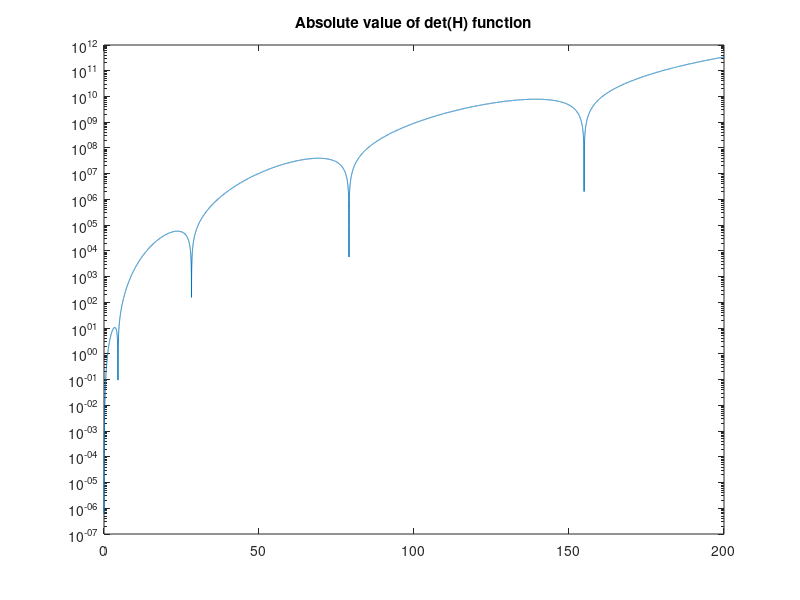
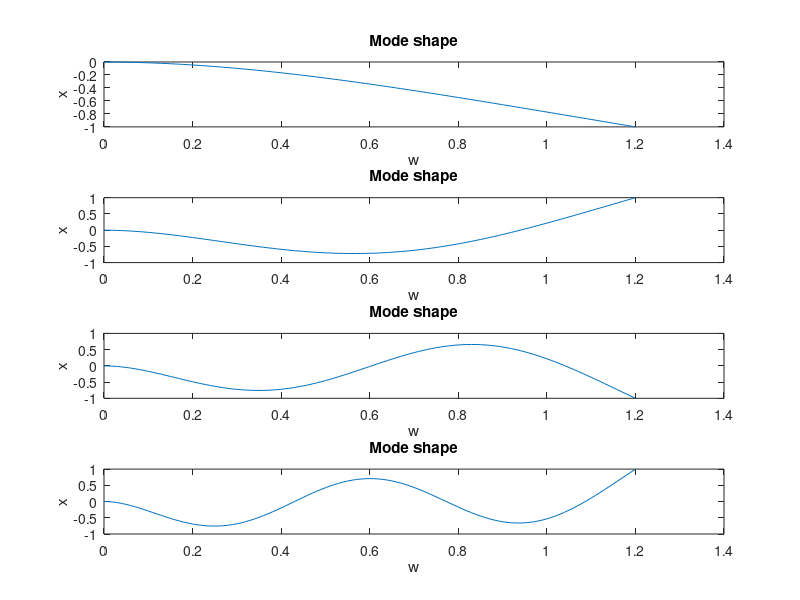
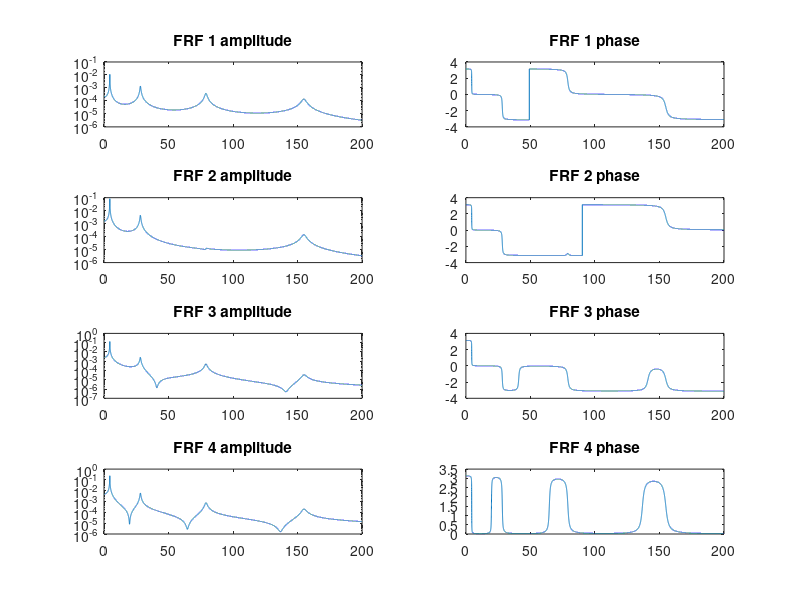
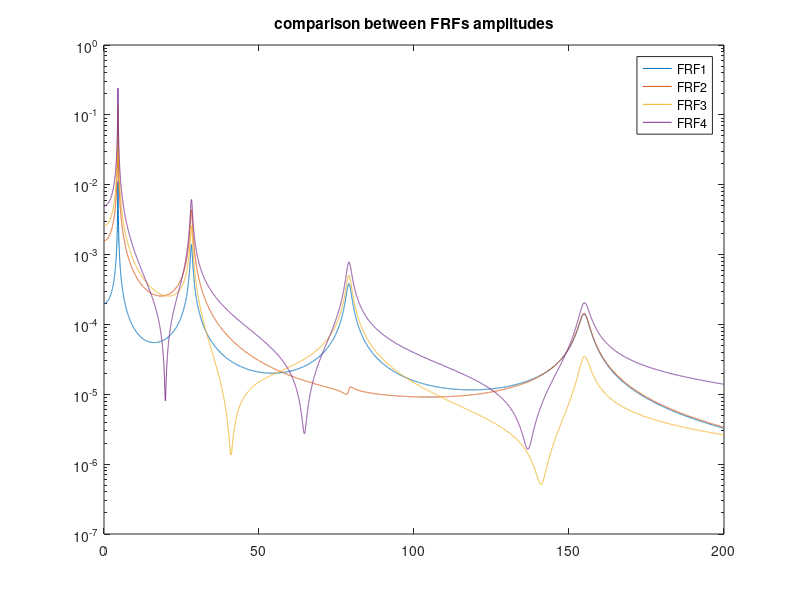

MATLAB code to generate these figures, in order: (Note: this script raises an error after producing the figures.)
close all
clear all
clc

%% Parameters

L= 1.2;         %[m]
h= 0.008;       %[m]
b= 0.04;        %[m]
rho= 2700;      %[kg/m^3]
E= 68000000000; %[pa]
J= b*h^3/12;    %[m^4]
m= rho*b*h;     %[kg]

%% Vibration modes

%  standing wave solution
% w=[A*cos(g*x)+B*sin(g*x)+C*cosh(g*x)+D*sinh(g*x)]*cos(omega*t+phi);
% dw/dx = [g*(-A*sin(g*x)+B*cos(g*x)+C*sinh(g*x)+D*cosh(g*x)]*cos(omega*t+phi);
% d^2w/dx^2 = [g^2*(-A*cos(g*x)-B*sin(g*x)+C*cosh(g*x)+D*sinh(g*x)]*cos(omega*t+phi);
% d^3w/dx^3 = [g^3*(A*sin(g*x)-B*cos(g*x)+C*sinh(g*x)+D*cosh(g*x)]*cos(omega*t+phi);


% Boundary conditions 
fs=0.01:0.01:200;
w=2*pi*fs;
g= ((m*w.^2)/(E*J)).^(1/4);

%S= zeros(size(w,2),1);

f=  (-2-2.*cos(g.*L).*cosh(g.*L)).*g.^6 ;




%for i= 1:size(w,2)
 %   H= [1 0 1 0; 0 g(i) 0 g(i); -g(i)^2*cos(g(i)*L) -g(i)^2*sin(g(i)*L) g(i)^2*cosh(g(i)*L) g(i)^2*sinh(g(i)*L); g(i)^3*sin(g(i)*L) -g(i)^3*cos(g(i)*L) g(i)^3*sinh(g(i)*L) g(i)^3*cosh(g(i)*L)];
  %  S(i)= det(H);
%end

%figure;
%semilogy (w,abs(S))

figure;
semilogy (fs,abs(f))
title('Absolute value of det(H) function')

%figure
%plot(w,f)

fs_1= 4.5;
fs_2= 28.2;
fs_3= 79;
fs_4= 154.9;

wn_1= 2*pi*fs_1;
wn_2= 2*pi*fs_2;
wn_3= 2*pi*fs_3;
wn_4= 2*pi*fs_4;

g_1=((m*wn_1.^2)/(E*J)).^(1/4);
g_2=((m*wn_2.^2)/(E*J)).^(1/4);
g_3=((m*wn_3.^2)/(E*J)).^(1/4);
g_4=((m*wn_4.^2)/(E*J)).^(1/4);


wn_vector=[wn_1; wn_2; wn_3; wn_4];
g_vector=[g_1; g_2; g_3; g_4];
constants_matrix= [zeros(4,4)];

for i=1:4 
    H= [1 0 1 0; 0 g_vector(i) 0 g_vector(i); -g_vector(i)^2*cos(g_vector(i)*L) -g_vector(i)^2*sin(g_vector(i)*L) g_vector(i)^2*cosh(g_vector(i)*L) g_vector(i)^2*sinh(g_vector(i)*L); g_vector(i)^3*sin(g_vector(i)*L) -g_vector(i)^3*cos(g_vector(i)*L) g_vector(i)^3*sinh(g_vector(i)*L) g_vector(i)^3*cosh(g_vector(i)*L)];
    N=[H(2,1) H(3,1) H(4,1)]';

    H_hat=[H(2,2) H(2,3) H(2,4); H(3,2) H(3,3) H(3,4); H(4,2) H(4,3) H(4,4)];
    X_hat= -inv(H_hat)*N;
    X= [1; X_hat];
    constants_matrix(:,i)=X;
end

X1= constants_matrix(:,1);
X2= constants_matrix(:,2);
X3= constants_matrix(:,3);
X4= constants_matrix(:,4);

disp(['X1 =' mat2str(X1)]);
disp(['X2 =' mat2str(X2)]);
disp(['X3 =' mat2str(X3)]);
disp(['X4 =' mat2str(X4)]);

x=0:0.01:L;

eigenfunctions= zeros(1,4);
figure;
for i= 1:4;
    eigenfunctions=[constants_matrix(1,i)*cos(g_vector(i)*x)+constants_matrix(2,i)*sin(g_vector(i)*x)+constants_matrix(3,i)*cosh(g_vector(i)*x)+constants_matrix(4,i)*sinh(g_vector(i)*x)];

    subplot(4,1,i);
    plot(x,eigenfunctions/max(abs(eigenfunctions)))
    title('Mode shape')
    xlabel('w')
    ylabel('x')

end


%% Frequency response functions 

%Computation of mi
csi= 0.01;
mass= zeros(1,4);

for i= 1:4 
    eigenfunctions=[constants_matrix(1,i)*cos(g_vector(i)*x)+constants_matrix(2,i)*sin(g_vector(i)*x)+constants_matrix(3,i)*cosh(g_vector(i)*x)+constants_matrix(4,i)*sinh(g_vector(i)*x)];
    Y= m.*eigenfunctions.^2;
    mass(i)= trapz(x,Y);
end

xk=[1.2;1.2;1.2;1.2];
xj=[0.2;0.605;0.8;1.2];                
%xk=[1.2;1;0.605;0.2];
%FRF n°1

eigenfunctions_ktot1= zeros(1,4);
eigenfunctions_jtot1= zeros(1,4);

for l= 1:4 
   
    eigenfunctions_k=-[constants_matrix(1,l)*cos(g_vector(l)*xk(1))+constants_matrix(2,l)*sin(g_vector(l)*xk(1))+constants_matrix(3,l)*cosh(g_vector(l)*xk(1))+constants_matrix(4,l)*sinh(g_vector(l)*xk(1))];
    eigenfunctions_j=[constants_matrix(1,l)*cos(g_vector(l)*xj(1))+constants_matrix(2,l)*sin(g_vector(l)*xj(1))+constants_matrix(3,l)*cosh(g_vector(l)*xj(1))+constants_matrix(4,l)*sinh(g_vector(l)*xj(1))];
    
    eigenfunctions_ktot1(l)= eigenfunctions_k;
    eigenfunctions_jtot1(l)= eigenfunctions_j;
end



Gjk_1= [((eigenfunctions_ktot1(1).*eigenfunctions_jtot1(1))./mass(1))./(-w.^2+(2.*csi.*wn_vector(1).*w).*sqrt(-1)+ wn_vector(1).^2)]+[((eigenfunctions_ktot1(2).*eigenfunctions_jtot1(2))./mass(2))./(-w.^2+(2.*csi.*wn_vector(2).*w).*sqrt(-1)+ wn_vector(2).^2)]+[((eigenfunctions_ktot1(3).*eigenfunctions_jtot1(3))./mass(3))./(-w.^2+(2.*csi.*wn_vector(3).*w).*sqrt(-1)+ wn_vector(3).^2)]+[((eigenfunctions_ktot1(4).*eigenfunctions_jtot1(4))./mass(4))./(-w.^2+(2.*csi.*wn_vector(4).*w).*sqrt(-1)+ wn_vector(4).^2)];


figure;
title('Amplitudes and phases of the FRFs')
subplot(4,2,1)
semilogy(fs,abs(Gjk_1));
title('FRF 1 amplitude')

subplot(4,2,2)
plot(fs,angle(Gjk_1));
title('FRF 1 phase')

%FRF n°2

eigenfunctions_ktot2= zeros(1,4);
eigenfunctions_jtot2= zeros(1,4);

for l= 1:4 
   
    eigenfunctions_k=-[constants_matrix(1,l)*cos(g_vector(l)*xk(2))+constants_matrix(2,l)*sin(g_vector(l)*xk(2))+constants_matrix(3,l)*cosh(g_vector(l)*xk(2))+constants_matrix(4,l)*sinh(g_vector(l)*xk(2))];
    eigenfunctions_j=[constants_matrix(1,l)*cos(g_vector(l)*xj(2))+constants_matrix(2,l)*sin(g_vector(l)*xj(2))+constants_matrix(3,l)*cosh(g_vector(l)*xj(2))+constants_matrix(4,l)*sinh(g_vector(l)*xj(2))];
    
    eigenfunctions_ktot2(l)= eigenfunctions_k;
    eigenfunctions_jtot2(l)= eigenfunctions_j;
end



Gjk_2= [((eigenfunctions_ktot2(1).*eigenfunctions_jtot2(1))./mass(1))./(-w.^2+(2.*csi.*wn_vector(1).*w).*sqrt(-1)+ wn_vector(1).^2)]+[((eigenfunctions_ktot2(2).*eigenfunctions_jtot2(2))./mass(2))./(-w.^2+(2.*csi.*wn_vector(2).*w).*sqrt(-1)+ wn_vector(2).^2)]+[((eigenfunctions_ktot2(3).*eigenfunctions_jtot2(3))./mass(3))./(-w.^2+(2.*csi.*wn_vector(3).*w).*sqrt(-1)+ wn_vector(3).^2)]+[((eigenfunctions_ktot2(4).*eigenfunctions_jtot2(4))./mass(4))./(-w.^2+(2.*csi.*wn_vector(4).*w).*sqrt(-1)+ wn_vector(4).^2)];


subplot(4,2,3)
semilogy(fs,abs(Gjk_2));
title('FRF 2 amplitude')
subplot(4,2,4)
plot(fs,angle(Gjk_2));
title('FRF 2 phase')

%FRF n°3

eigenfunctions_ktot3= zeros(1,4);
eigenfunctions_jtot3= zeros(1,4);

for l= 1:4 
   
    eigenfunctions_k=-[constants_matrix(1,l)*cos(g_vector(l)*xk(3))+constants_matrix(2,l)*sin(g_vector(l)*xk(3))+constants_matrix(3,l)*cosh(g_vector(l)*xk(3))+constants_matrix(4,l)*sinh(g_vector(l)*xk(3))];
    eigenfunctions_j=[constants_matrix(1,l)*cos(g_vector(l)*xj(3))+constants_matrix(2,l)*sin(g_vector(l)*xj(3))+constants_matrix(3,l)*cosh(g_vector(l)*xj(3))+constants_matrix(4,l)*sinh(g_vector(l)*xj(3))];
    
    eigenfunctions_ktot3(l)= eigenfunctions_k;
    eigenfunctions_jtot3(l)= eigenfunctions_j;
end



Gjk_3= [((eigenfunctions_ktot3(1).*eigenfunctions_jtot3(1))./mass(1))./(-w.^2+(2.*csi.*wn_vector(1).*w).*sqrt(-1)+ wn_vector(1).^2)]+[((eigenfunctions_ktot3(2).*eigenfunctions_jtot3(2))./mass(2))./(-w.^2+(2.*csi.*wn_vector(2).*w).*sqrt(-1)+ wn_vector(2).^2)]+[((eigenfunctions_ktot3(3).*eigenfunctions_jtot3(3))./mass(3))./(-w.^2+(2.*csi.*wn_vector(3).*w).*sqrt(-1)+ wn_vector(3).^2)]+[((eigenfunctions_ktot3(4).*eigenfunctions_jtot3(4))./mass(4))./(-w.^2+(2.*csi.*wn_vector(4).*w).*sqrt(-1)+ wn_vector(4).^2)];


subplot(4,2,5)
semilogy(fs,abs(Gjk_3));
title('FRF 3 amplitude')
subplot(4,2,6)
plot(fs,angle(Gjk_3));
title('FRF 3 phase')


%FRF n°4

eigenfunctions_ktot4= zeros(1,4);
eigenfunctions_jtot4= zeros(1,4);

for l= 1:4 
   
    eigenfunctions_k=-[constants_matrix(1,l)*cos(g_vector(l)*xk(4))+constants_matrix(2,l)*sin(g_vector(l)*xk(4))+constants_matrix(3,l)*cosh(g_vector(l)*xk(4))+constants_matrix(4,l)*sinh(g_vector(l)*xk(4))];
    eigenfunctions_j=[constants_matrix(1,l)*cos(g_vector(l)*xj(4))+constants_matrix(2,l)*sin(g_vector(l)*xj(4))+constants_matrix(3,l)*cosh(g_vector(l)*xj(4))+constants_matrix(4,l)*sinh(g_vector(l)*xj(4))];
    
    eigenfunctions_ktot4(l)= eigenfunctions_k;
    eigenfunctions_jtot4(l)= eigenfunctions_j;
end



Gjk_4= [((eigenfunctions_ktot4(1).*eigenfunctions_jtot4(1))./mass(1))./(-w.^2+(2.*csi.*wn_vector(1).*w).*sqrt(-1)+ wn_vector(1).^2)]+[((eigenfunctions_ktot4(2).*eigenfunctions_jtot4(2))./mass(2))./(-w.^2+(2.*csi.*wn_vector(2).*w).*sqrt(-1)+ wn_vector(2).^2)]+[((eigenfunctions_ktot4(3).*eigenfunctions_jtot4(3))./mass(3))./(-w.^2+(2.*csi.*wn_vector(3).*w).*sqrt(-1)+ wn_vector(3).^2)]+[((eigenfunctions_ktot4(4).*eigenfunctions_jtot4(4))./mass(4))./(-w.^2+(2.*csi.*wn_vector(4).*w).*sqrt(-1)+ wn_vector(4).^2)];


subplot(4,2,7)
semilogy(fs,abs(Gjk_4));
title('FRF 4 amplitude')
subplot(4,2,8)
plot(fs,angle(Gjk_4));
title('FRF 4 phase')

%Comparison between FRFs

figure
semilogy(fs,abs(Gjk_1));
hold on
semilogy(fs,abs(Gjk_2));
hold on
semilogy(fs,abs(Gjk_3));
hold on
semilogy(fs,abs(Gjk_4));

title('comparison between FRFs amplitudes')
legend('FRF1','FRF2','FRF3','FRF4')

% figure
% plot(fs,angle(Gjk_1));
% hold on
% plot(fs,angle(Gjk_2));
% hold on
% plot(fs,angle(Gjk_3));
% hold on
% plot(fs,angle(Gjk_4));
% 
% title('comparison between FRFs phases')
% legend('FRF1','FRF2','FRF3','FRF4')
Gjk_tot=[Gjk_1;Gjk_2;Gjk_3;Gjk_4];
fs_tot=[fs_1;fs_2;fs_3;fs_4];
w2= 4.545*2*pi;
w1= 4.455*2*pi;
est_damp1= (w2^2-w1^2)/(4*wn_1^2);

w2= 79.74*2*pi;
w1= 78.17*2*pi;
est_damp3= (w2^2-w1^2)/(4*wn_3^2);

w2= 28.46*2*pi;
w1= 27.88*2*pi;
est_damp2= (w2^2-w1^2)/(4*wn_2^2);

w2= 156.36*2*pi;
w1= 153.31*2*pi;
est_damp4= (w2^2-w1^2)/(4*wn_4^2);

est_damp= [est_damp1;est_damp2;est_damp3;est_damp4];

entrata_Gjk= fs_tot(1)/0.01;
estim11= -imag(Gjk_1(entrata_Gjk)).*2.*wn_1.^2.*est_damp1;
estim12= -imag(Gjk_2(entrata_Gjk)).*2.*wn_1.^2.*est_damp1;
estim13= -imag(Gjk_3(entrata_Gjk)).*2.*wn_1.^2.*est_damp1;
estim14= -imag(Gjk_4(entrata_Gjk)).*2.*wn_1.^2.*est_damp1;

entrata_Gjk= fs_tot(2)/0.01;
estim21= -imag(Gjk_1(entrata_Gjk)).*2.*wn_2.^2.*est_damp2;
estim22= -imag(Gjk_2(entrata_Gjk)).*2.*wn_2.^2.*est_damp2;
estim23= -imag(Gjk_3(entrata_Gjk)).*2.*wn_2.^2.*est_damp2;
estim24= -imag(Gjk_4(entrata_Gjk)).*2.*wn_2.^2.*est_damp2;

entrata_Gjk= fs_tot(3)/0.01;
estim31= -imag(Gjk_1(entrata_Gjk)).*2.*wn_3.^2.*est_damp3;
estim32= -imag(Gjk_2(entrata_Gjk)).*2.*wn_3.^2.*est_damp3;
estim33= -imag(Gjk_3(entrata_Gjk)).*2.*wn_3.^2.*0;
estim34= -imag(Gjk_4(entrata_Gjk)).*2.*wn_3.^2.*0;

entrata_Gjk= fs_tot(4)/0.01;
estim41= -imag(Gjk_1(entrata_Gjk)).*2.*wn_4.^2.*est_damp4;
estim42= -imag(Gjk_2(entrata_Gjk)).*2.*wn_4.^2.*est_damp4;
estim43= -imag(Gjk_3(entrata_Gjk)).*2.*wn_4.^2.*est_damp4;
estim44= -imag(Gjk_4(entrata_Gjk)).*2.*wn_4.^2.*est_damp4;

estimation_A= [estim11 estim21 estim31 estim41;     %first number=peak, second number=FRF
               estim12 estim22 estim32 estim42;
               estim13 estim23 estim33 estim43;
               estim14 estim24 estim34 estim44];


%% Modal parameters identification
% Peak 1 FRF 1
mode_vector=zeros(4,4);
for k=1:4   %number of peaks

fs=fs_tot(k)-2:0.01:fs_tot(k)+2;
omegafs = 2*pi*fs;

GrEXP = [ Gjk_1((fs_tot(k)-2)*100:(fs_tot(k)-2)*100-1+size(fs,2)) ; Gjk_2((fs_tot(k)-2)*100:(fs_tot(k)-2)*100-1+size(fs,2)) ; Gjk_3((fs_tot(k)-2)*100:(fs_tot(k)-2)*100-1+size(fs,2)) ; Gjk_4((fs_tot(k)-2)*100:(fs_tot(k)-2)*100-1+size(fs,2)) ];

% Least square minimization (have a look on epsilon function)

% Initial guesses
x0 = [estimation_A(1,k),estimation_A(2,k),estimation_A(3,k),estimation_A(4,k),est_damp(k),wn_vector(k),0,0,0,0,0,0,0,0,0,0,0,0,0,0,0,0];
% Lsqm function
%options=optimoptions('lsqnonlin','Display','iter','MaxFunctionEvaluations',13000);
x = lsqnonlin(@(x) epsilon1(x, omegafs, GrEXP), x0,[],[],[]);
% Having a first look at x
disp(x);

% Computing of GrNUMs to compare them to Gjk

%  each GrNUMi is supposed to match with the peak number i 
for s=1:4   %number of FRFs
GrNUM1 = (x(s)./(-omegafs.^2 + 1i*2*x(5)*x(6)*omegafs + x(6)^2)) + (x(s+6)+1i*x(s+10))./(omegafs.^2) + x(s+14)+1i*x(s+18);

mode_entr= imag(GrNUM1(1,201));
mode_vector(k,s)= mode_entr;                      %raw=peak, colomn=frf

freq_range= 0.01:0.01:200;
figure
subplot(2,1,1)
semilogy(freq_range,abs(Gjk_tot(s,:)))
hold on 
semilogy(fs,abs(GrNUM1),'o')
subplot(2,1,2)
plot(freq_range,angle(Gjk_tot(s,:)))
hold on 
plot(fs,angle(GrNUM1),'o')
end
end


% 
%  fs=115:0.01:200;
% 
% y_damp= max(abs(Gjk_1(11500:11499+size(fs,2))))*sqrt(2)/2;
% figure
% semilogy(fs,abs(Gjk_1(11500:11499+size(fs,2))));
% hold on
% k=y_damp*ones(size(fs,2));
% plot(fs,k);

%Mode shape identification
X1num= mode_vector(1,:)*mass(1);
figure

x=0:0.01:L;
eigenfunctions=[constants_matrix(1,1)*cos(g_vector(1)*x)+constants_matrix(2,1)*sin(g_vector(1)*x)+constants_matrix(3,1)*cosh(g_vector(1)*x)+constants_matrix(4,1)*sinh(g_vector(1)*x)];
plot(xj,X1num,'o')
hold on
plot(x,eigenfunctions)
hold on


% figure 
% plot(xj,x2(1:4),'o')
% 
% figure 
% plot(xj,x3(1:4),'o')
% 
% figure 

% 
% figure 
% p
